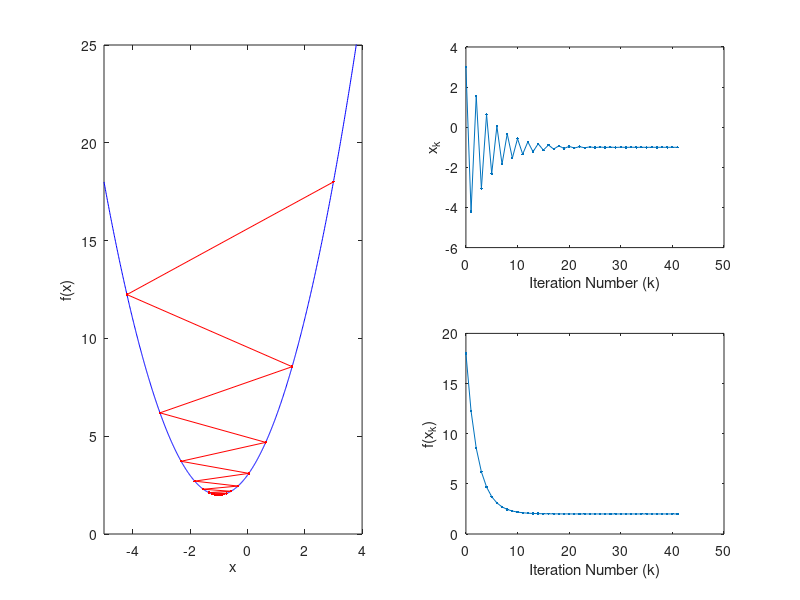

MATLAB code for this plot:
%% Steapest Descent Method: A one dimensional problem

%% TASK 1: Change the step size parameter (MU) and observe how it affects
%% the convergence. Obtain the range of Mu so that convergence happens.

%% TASK 2: What happens if the initial conditions are changed?

close all
clear all
clc

% Define the objective function
f = @(x) x.^2 + 2*x + 3 ; 

% Define the derivative of the objective function
Df = @(x) 2*x + 2 ;

MaxIter = 1000 ;

EPS = 1e-3 ;

x = 3 ; % Initial condition
xp = -inf ;

X = x ;

MU = 0.9; % Step size parameter

I = 0 ;

while ((abs(x-xp)>EPS)&(I<MaxIter))
I = I + 1 ;
xp = x ;
x = x - MU*Df(x) ;
X(end+1) = x ;
end

t = -5:0.01:4 ;
y = f(t) ;

figure(1)

subplot(2,2,[1 3])
plot(t,y,'b-',X,f(X),'r.-')
axis([-5 4 0 25])
xlabel('x')
ylabel('f(x)')

subplot(2,2,2)
plot(0:(length(X)-1),X,'.-')
xlabel('Iteration Number (k)')
ylabel('x_k')

subplot(2,2,4)
plot(0:(length(X)-1),f(X),'.-')
xlabel('Iteration Number (k)')
ylabel('f(x_k)')
